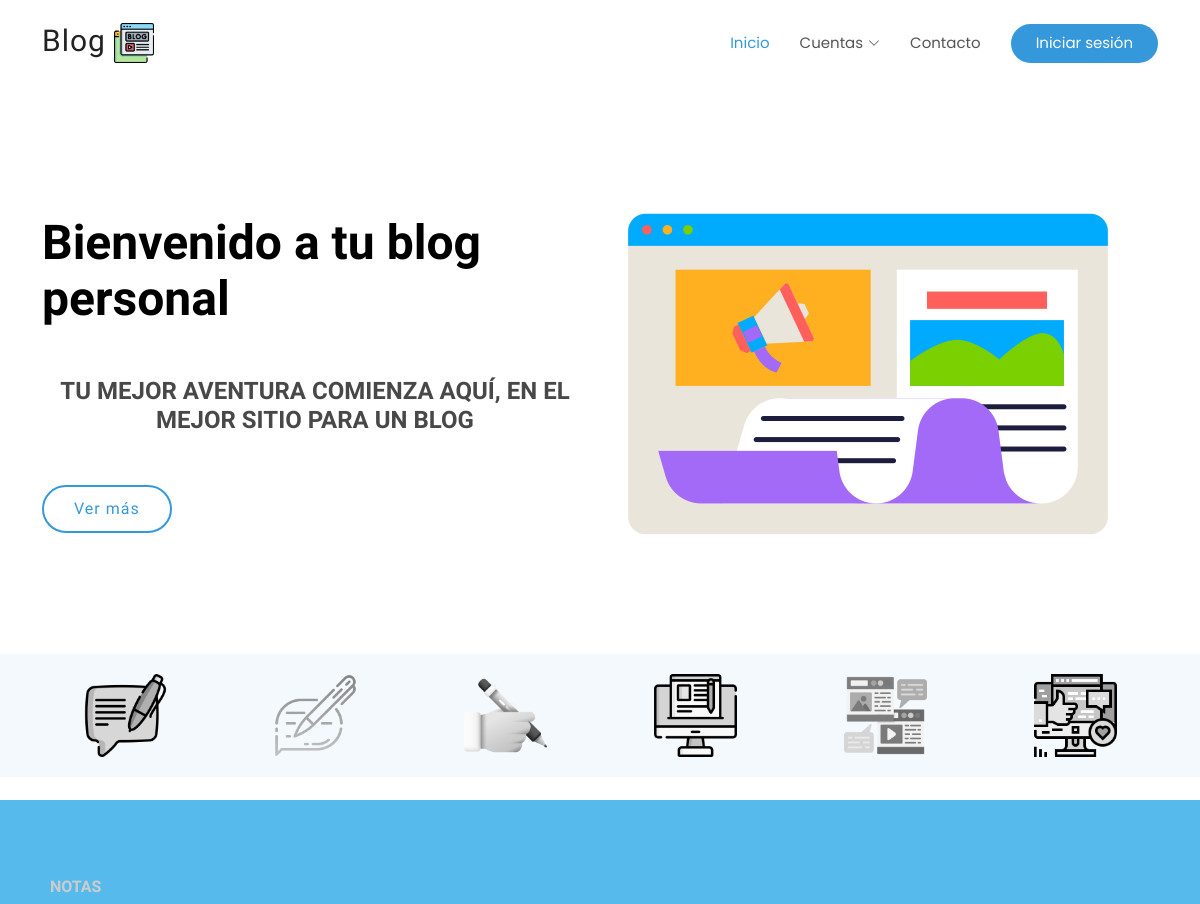
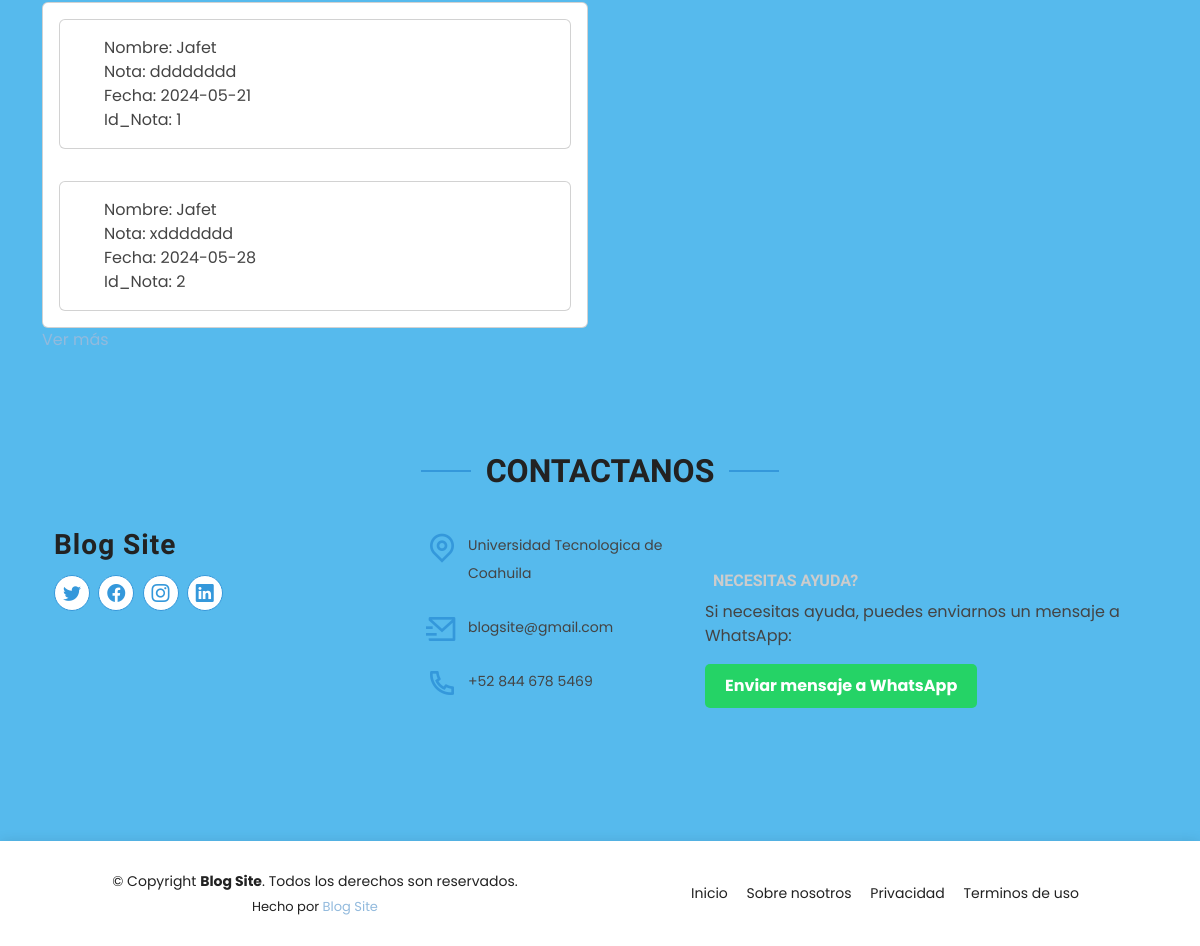
The page / on the database its author committed (2 pictures, top to bottom).
### tables this page shows
CREATE TABLE `notas` (
  `Nombre` varchar(255) NOT NULL,
  `Nota` varchar(255) NOT NULL,
  `Fecha` date NOT NULL,
  `id_nota` int(11) NOT NULL
);

### index.php (the view, shortened to what this page needs)
<!DOCTYPE html>
<html lang="en">
<head>
  <link href="assets/vendor/aos/aos.css" rel="stylesheet">
  <link href="assets/vendor/bootstrap/css/bootstrap.min.css" rel="stylesheet">
  <link href="assets/vendor/bootstrap-icons/bootstrap-icons.css" rel="stylesheet">
  <link href="assets/vendor/boxicons/css/boxicons.min.css" rel="stylesheet">
  <link href="assets/vendor/glightbox/css/glightbox.min.css" rel="stylesheet">
  <link href="assets/vendor/remixicon/remixicon.css" rel="stylesheet">
  <link href="assets/vendor/swiper/swiper-bundle.min.css" rel="stylesheet">
  <link href="assets/css/style.css" rel="stylesheet">
  <link href="assets/css/estilos.css" rel="stylesheet">
</head>
<body>
  <header id="header" class="fixed-top d-flex align-items-center">
    <div class="container d-flex align-items-center justify-content-between">
      <div class="logo">
        <h1><a href="index.php">Blog</a> <img src="assets/img/xd.png" alt=""></h1>
      </div>
      <nav id="navbar" class="navbar">
        <ul>
          <li><a class="nav-link scrollto active" href="index.html">Inicio</a></li>
          <li class="dropdown"><a href="#"><span>Cuentas</span> <i class="bi bi-chevron-down"></i></a>
          </li>
        </ul>
        <li><a class="nav-link scrollto" href="#contact">Contacto</a></li>
        <li><a class="getstarted scrollto" href="login.php">Iniciar sesión</a></li>
      </nav>
    </div>
  </header>
  <br>
  <section id="hero" class="d-flex align-items-center">
    <div class="container">
      <div class="row">
        <div class="col-lg-6 pt-5 pt-lg-0 order-2 order-lg-1 d-flex flex-column justify-content-center">
          <h1 data-aos="fade-up">Bienvenido a tu blog personal</h1>
          <h2 data-aos="fade-up" data-aos-delay="400">Tu mejor aventura comienza aquí, en el mejor sitio para un blog</h2>
          <div data-aos="fade-up" data-aos-delay="800">
            <a href="#about" class="btn-get-started scrollto">Ver más</a>
          </div>
        </div>
        <div class="col-lg-6 order-1 order-lg-2 hero-img" data-aos="fade-left" data-aos-delay="200">
          <img src="assets/img/blog.png" class="img-fluid animated" alt="">
        </div>
      </div>
    </div>
  </section>
  <main id="main">
    <section id="clients" class="clients clients">
      <div class="container">
        <div class="row">
          <div class="col-lg-2 col-md-4 col-6">
            <img src="assets/img/carrusel/6.6.png" class="img-fluid" alt="" data-aos="zoom-in">
          </div>
          <div class="col-lg-2 col-md-4 col-6">
            <img src="assets/img/carrusel/1.1.2.png" class="img-fluid" alt="" data-aos="zoom-in" data-aos-delay="100">
          </div>
          <div class="col-lg-2 col-md-4 col-6">
            <img src="assets/img/carrusel/2.2.2.png" class="img-fluid" alt="" data-aos="zoom-in" data-aos-delay="200">
          </div>
          <div class="col-lg-2 col-md-4 col-6">
            <img src="assets/img/carrusel/3.3.png" class="img-fluid" alt="" data-aos="zoom-in" data-aos-delay="300">
          </div>
          <div class="col-lg-2 col-md-4 col-6">
            <img src="assets/img/carrusel/4.4.png" class="img-fluid" alt="" data-aos="zoom-in" data-aos-delay="400">
          </div>
          <div class="col-lg-2 col-md-4 col-6">
            <img src="assets/img/carrusel/5.5.png" class="img-fluid" alt="" data-aos="zoom-in" data-aos-delay="500">
          </div>
        </div>
      </div>
    </section>
    <section id="about" class="about">
      <div class="container">
        <div class="card-header" data-aos="fade-up">
          <h2>Notas</h2>
        </div>
        <div class="row content">
          <div class="col-lg-6" data-aos="fade-up" data-aos-delay="150">
            <div class="card">
              <?php
              include_once "conexiondb.php";
              $conexion = mysqli_connect($db_host, $db_user, $db_pass, $db_database);
              $sql = "SELECT `Nombre`, `Nota`, `Fecha`, `Id_Nota` FROM `notas`";
              $resultSet = mysqli_query($conexion, $sql);
              if (mysqli_num_rows($resultSet) > 0) {
                $counter = 0;
                while ($row = mysqli_fetch_row($resultSet)) {
                  if ($row !== false && $counter < 2) {
              ?>
                    <div class="card-body">
                      <div class="card">
                        <div class="card-body">
                          <p class="card-text">
                            Nombre: <?php echo htmlspecialchars($row[0]); ?> <br>
                            Nota: <?php echo htmlspecialchars($row[1]); ?> <br>
                            Fecha: <?php echo htmlspecialchars($row[2]); ?> <br>
                            Id_Nota: <?php echo htmlspecialchars($row[3]); ?>
                          </p>
                        </div>
                      </div>
                    </div>
              <?php
                    $counter++;
                  }
                }
              } else {
                echo "No hay resultados para mostrar.";
              }
              ?>
            </div>
            <a href="login.php" btn-get-started scrollto>Ver más</a>
          </div>
        </div>
        <section id="contact" class="contact">
          <div class="container">
            <div class="section-title" data-aos="fade-up">
              <h2>Contactanos</h2>
            </div>
            <div class="row">
              <div class="col-lg-4 col-md-6" data-aos="fade-up" data-aos-delay="100">
                <div class="contact-about">
                  <h3>Blog Site</h3>
                  <div class="social-links">
                    <a href="#" class="twitter"><i class="bi bi-twitter"></i></a>
                    <a href="#" class="facebook"><i class="bi bi-facebook"></i></a>
                    <a href="#" class="instagram"><i class="bi bi-instagram"></i></a>
                    <a href="#" class="linkedin"><i class="bi bi-linkedin"></i></a>
                  </div>
                </div>
              </div>
              <div class="col-lg-3 col-md-6 mt-4 mt-md-0" data-aos="fade-up" data-aos-delay="200">
                <div class="info">
                  <div>
                    <i class="ri-map-pin-line"></i>
                    <p>Universidad Tecnologica de Coahuila</p>
                  </div>
                  <div>
                    <i class="ri-mail-send-line"></i>
                    <p>blogsite@gmail.com</p>
                  </div>
                  <div>
                    <i class="ri-phone-line"></i>
                    <p>+52 844 678 5469</p>
                  </div>
                </div>
              </div>
              <div class="col-lg-5 col-md-12" data-aos="fade-up" data-aos-delay="300">
                <form action="#" method="post">
                  <h2>Necesitas Ayuda?</h2>
                  <p>Si necesitas ayuda, puedes enviarnos un mensaje a WhatsApp:</p>
                  <a href="https://wa.me/8444982989?text=Hola,%20necesito%20ayuda" class="whatsapp-button">Enviar mensaje a WhatsApp</a>
                </form>
              </div>
            </div>
          </div>
        </section>
  </main>
  <footer id="footer">
    <div class="container">
      <div class="row d-flex align-items-center">
        <div class="col-lg-6 text-lg-left text-center">
          <div class="copyright">
            &copy; Copyright <strong>Blog Site</strong>. Todos los derechos son reservados.
          </div>
          <div class="credits">
            Hecho por <a href="#">Blog Site</a>
          </div>
        </div>
        <div class="col-lg-6">
          <nav class="footer-links text-lg-right text-center pt-2 pt-lg-0">
            <a href="index.php" class="scrollto">Inicio</a>
            <a href="#about" class="scrollto">Sobre nosotros</a>
            <a href="#">Privacidad</a>
            <a href="#">Terminos de uso</a>
          </nav>
        </div>
      </div>
    </div>
  </footer>
</body>
</html>

### assets/css/style.css (style rules this page uses)
body { font-family: "Open Sans", sans-serif; color: #444444; }
a { color: #3498db; text-decoration: none; }
h1, h2, h3, h4, h5, h6 { font-family: "Raleway", sans-serif; }
#header { z-index: 997; transition: all 0.5s; padding: 22px 0; background: #fff; }
#header .logo h1 { font-size: 30px; margin: 0; padding: 0; line-height: 1; font-weight: 700; letter-spacing: 1px; }
#header .logo h1 a, #header .logo h1 a:hover { color: #222222; text-decoration: none; }
#header .logo img { padding: 0; margin: 0; max-height: 40px; }
.navbar { padding: 0; }
.navbar ul { margin: 0; padding: 0; display: flex; list-style: none; align-items: center; }
.navbar li { position: relative; }
.navbar a, .navbar a:focus { display: flex; align-items: center; justify-content: space-between; padding: 10px 0 10px 30px; font-size: 15px; font-weight: 400; color: #555555; white-space: nowrap; transition: 0.3s; }
.navbar a i, .navbar a:focus i { font-size: 12px; line-height: 0; margin-left: 5px; }
.navbar a:hover, .navbar .active, .navbar .active:focus, .navbar li:hover > a { color: #3498db; }
.navbar .getstarted, .navbar .getstarted:focus { background: #3498db; padding: 8px 25px; margin-left: 30px; border-radius: 50px; color: #fff; }
#hero { width: 100%; height: 70vh; margin-top: 70px; }
#hero h1 { margin: 0 0 10px 0; font-size: 48px; font-weight: 700; line-height: 56px; color: black; }
#hero h2 { color: #484848; margin-bottom: 50px; font-size: 24px; }
#hero .btn-get-started { font-family: "Raleway", sans-serif; font-weight: 500; font-size: 16px; letter-spacing: 1px; display: inline-block; padding: 10px 30px; border-radius: 50px; transition: 0.5s; color: #3498db; border: 2px solid #3498db; }
#hero .animated { animation: up-down 2s ease-in-out infinite alternate-reverse both; }
@media (min-width: 1024px) { #hero { background-attachment: fixed; } }
section { padding: 60px 0; overflow: hidden; }
.section-title { text-align: center; padding-bottom: 30px; }
.section-title h2 { font-size: 32px; font-weight: bold; text-transform: uppercase; position: relative; color: #222222; }
.section-title h2::before, .section-title h2::after { content: ""; width: 50px; height: 2px; background: #3498db; display: inline-block; }
.section-title h2::before { margin: 0 15px 10px 0; }
.section-title h2::after { margin: 0 0 10px 15px; }
.clients { background: #f3f9fd; padding: 10px 0; text-align: center; }
.clients .col-lg-2 { display: flex; align-items: center; justify-content: center; }
.clients img { width: 50%; filter: grayscale(100); transition: all 0.4s ease-in-out; display: inline-block; padding: 10px 0; }
.about .content p { list-style: none; padding: 0; }
.about .content p { padding-left: 28px; position: relative; }
.about .content p:last-child { margin-bottom: 20; }
.contact .contact-about h3 { font-size: 28px; margin: 0 0 10px 0; padding: 0; line-height: 1; font-weight: 700; letter-spacing: 1px; color: #222222; }
.contact .social-links { padding-bottom: 20px; }
.contact .social-links a { font-size: 18px; display: inline-block; background: #fff; color: #3498db; line-height: 1; padding: 8px 0; margin-right: 4px; border-radius: 50%; text-align: center; width: 36px; height: 36px; transition: 0.3s; border: 1px solid #3498db; }
.contact .info { color: #444444; }
.contact .info i { font-size: 32px; color: #3498db; float: left; line-height: 1; }
.contact .info p { padding: 0 0 10px 42px; line-height: 28px; font-size: 14px; }
#footer { background: #fff; box-shadow: 0px 0px 12px 0px rgba(0, 0, 0, 0.1); padding: 30px 0; color: #222222; font-size: 14px; }
#footer .credits { font-size: 13px; padding-top: 5px; color: #222222; }
#footer .footer-links a { color: #222222; padding-left: 15px; }
#footer .footer-links a:first-child { padding-left: 0; }
.whatsapp-button { display: inline-block; padding: 10px 20px; background-color: #25d366; color: white; text-decoration: none; border-radius: 5px; font-weight: bold; text-align: center; }

### assets/css/estilos.css (style rules this page uses)
html { background-color: #56baed; }
body { font-family: "Poppins", sans-serif; height: 100vh; }
a { color: #92badd; display: inline-block; text-decoration: none; font-weight: 400; }
h2 { text-align: center; font-size: 16px; font-weight: 600; text-transform: uppercase; display: inline-block; margin: 40px 8px 10px 8px; color: #cccccc; }
* { box-sizing: border-box; }

### rows shown on the page
notas: Nombre "Jafet", Nota "dddddddd", Fecha "2024-05-21", id_nota "1"
notas: Nombre "Jafet", Nota "xddddddd", Fecha "2024-05-28", id_nota "2"
